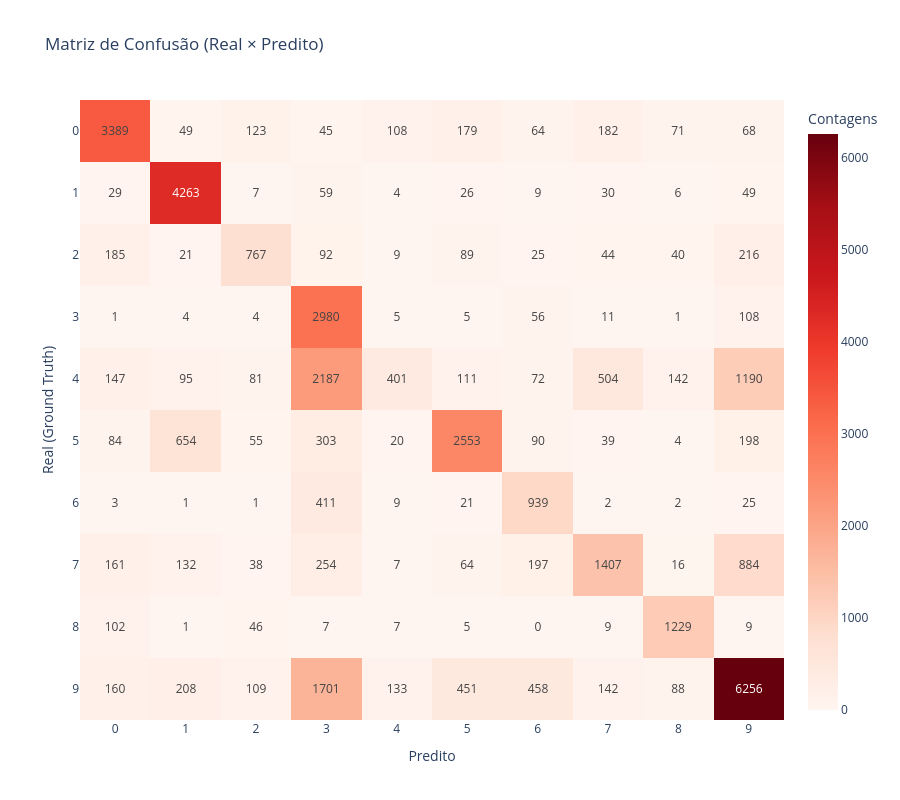

Write notebook code for a chart like this one.
### Markdown cell above
## 5) Validação com Ground Truth

### Code cell
accuracy, cls_report, cm = analyzer.evaluate_ground_truth(
    df_with_consensus=df_with_consensus
)

visualizer.plot_confusion_matrix(
    cm=cm,
    categories=categories
)

### Figure 1 — Plotly figure (JSON) as saved in the notebook; plotly's stock layout.template omitted (floating-point values rounded to 4 significant figures)
{"data": [{"colorbar": {"title": {"text": "Contagens"}}, "colorscale": [[0, "rgb(255,245,240)"], [0.125, "rgb(254,224,210)"], [0.25, "rgb(252,187,161)"], [0.375, "rgb(252,146,114)"], [0.5, "rgb(251,106,74)"], [0.625, "rgb(239,59,44)"], [0.75, "rgb(203,24,29)"], [0.875, "rgb(165,15,21)"], [1, "rgb(103,0,13)"]], "text": [[160, 208, 109, 1701, 133, 451, 458, 142, 88, 6256], [102, 1, 46, 7, 7, 5, 0, 9, 1229, 9], [161, 132, 38, 254, 7, 64, 197, 1407, 16, 884], [3, 1, 1, 411, 9, 21, 939, 2, 2, 25], [84, 654, 55, 303, 20, 2553, 90, 39, 4, 198], [147, 95, 81, 2187, 401, 111, 72, 504, 142, 1190], [1, 4, 4, 2980, 5, 5, 56, 11, 1, 108], [185, 21, 767, 92, 9, 89, 25, 44, 40, 216], [29, 4263, 7, 59, 4, 26, 9, 30, 6, 49], [3389, 49, 123, 45, 108, 179, 64, 182, 71, 68]], "texttemplate": "%{text}", "type": "heatmap", "x": [0, 1, 2, 3, 4, 5, 6, 7, 8, 9], "y": [9, 8, 7, 6, 5, 4, 3, 2, 1, 0], "z": [[160, 208, 109, 1701, 133, 451, 458, 142, 88, 6256], [102, 1, 46, 7, 7, 5, 0, 9, 1229, 9], [161, 132, 38, 254, 7, 64, 197, 1407, 16, 884], [3, 1, 1, 411, 9, 21, 939, 2, 2, 25], [84, 654, 55, 303, 20, 2553, 90, 39, 4, 198], [147, 95, 81, 2187, 401, 111, 72, 504, 142, 1190], [1, 4, 4, 2980, 5, 5, 56, 11, 1, 108], [185, 21, 767, 92, 9, 89, 25, 44, 40, 216], [29, 4263, 7, 59, 4, 26, 9, 30, 6, 49], [3389, 49, 123, 45, 108, 179, 64, 182, 71, 68]]}], "layout": {"height": 800, "title": {"text": "Matriz de Confusão (Real × Predito)"}, "width": 900, "xaxis": {"tickmode": "array", "ticktext": [0, 1, 2, 3, 4, 5, 6, 7, 8, 9], "tickvals": [0, 1, 2, 3, 4, 5, 6, 7, 8, 9], "title": {"text": "Predito"}, "type": "category"}, "yaxis": {"tickmode": "array", "ticktext": [9, 8, 7, 6, 5, 4, 3, 2, 1, 0], "tickvals": [9, 8, 7, 6, 5, 4, 3, 2, 1, 0], "title": {"text": "Real (Ground Truth)"}, "type": "category"}}}
